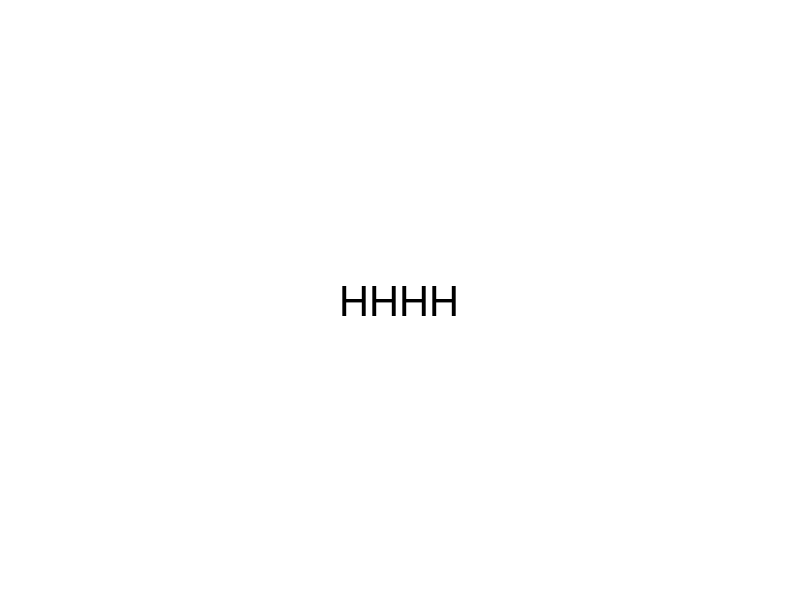

This figure's MATLAB source: (Note: this script raises an error after producing the figure.)
%=============================================================================
% Copyright (c) 2016-present Allan CORNET (Nelson)
%=============================================================================
% This file is part of Nelson.
%=============================================================================
% LICENCE_BLOCK_BEGIN
% SPDX-License-Identifier: LGPL-3.0-or-later
% LICENCE_BLOCK_END
%=============================================================================
% <--ADV-CLI MODE-->
%=============================================================================
% A point is 96/72 pixel whatever the screen dpi and the render path.
%=============================================================================
% a FontUnits change converts FontSize and keeps the size of the drawn text
f = figure('Position', [100 100 500 300], 'Color', [1 1 1]);
ax = axes('Parent', f, 'Position', [0 0 1 1], 'Visible', 'off', 'XLim', [0 1], 'YLim', [0 1]);
t = text(0.5, 0.5, 'HHHH', 'Parent', ax, 'FontSize', 30, 'Color', [0 0 0], ...
  'HorizontalAlignment', 'center');
drawnow();
inkPoints = inkSize(f);
t.FontUnits = 'pixels';
assert_isapprox(t.FontSize, 40, 1e-9);
drawnow();
assert_istrue(all(abs(inkSize(f) - inkPoints) <= 2));
close(f);
%=============================================================================
% a marker of an axes in a uipanel has the same size in a shown and in a hidden figure
sizes = zeros(2, 2);
visible = {'on', 'off'};
for k = 1:2
  f = figure('Visible', visible{k}, 'Position', [100 100 500 300], 'Color', [1 1 1]);
  p = uipanel('Parent', f, 'Position', [0 0 1 1], 'BackgroundColor', [1 1 1], ...
    'BorderType', 'none');
  ax = axes('Parent', p, 'Position', [0 0 1 1], 'Visible', 'off', 'XLim', [0 1], 'YLim', [0 1]);
  line(0.5, 0.5, 'Parent', ax, 'Marker', 's', 'MarkerSize', 30, 'MarkerFaceColor', [0 0 0], ...
    'MarkerEdgeColor', [0 0 0], 'LineStyle', 'none');
  drawnow();
  sizes(k, :) = inkSize(f);
  close(f);
end
assert_istrue(all(abs(sizes(1, :) - sizes(2, :)) <= 3));
% the square is drawn smaller than its 30 points (40 pixels) box
assert_istrue(all(sizes(:) > 25 & sizes(:) < 42));
%=============================================================================
% the frame of a figure, shown or hidden, scales text, lines and markers together, whatever
% the display scale: sizes are compared in figure pixels
figureSize = [500 300];
for k = 1:2
  [f, ax] = bareFigure(visible{k}, figureSize);
  t = text(0.5, 0.5, 'HHHH', 'Parent', ax, 'FontSize', 30, 'Color', [0 0 0], ...
    'HorizontalAlignment', 'center');
  ink = figurePixels(f, figureSize);
  t.Units = 'pixels';
  extent = t.Extent;
  assert_istrue(ink(1) > 0.85 * extent(3) && ink(1) < 1.05 * extent(3));
  close(f);
  [f, ax] = bareFigure(visible{k}, figureSize);
  line([0.2 0.8], [0.5 0.5], 'Parent', ax, 'LineWidth', 9, 'Color', [0 0 0]);
  ink = figurePixels(f, figureSize);
  assert_istrue(abs(ink(2) - 9 * 96 / 72) <= 1.2);
  close(f);
  [f, ax] = bareFigure(visible{k}, figureSize);
  line(0.5, 0.5, 'Parent', ax, 'Marker', 's', 'MarkerSize', 30, 'MarkerFaceColor', [0 0 0], ...
    'MarkerEdgeColor', [0 0 0], 'LineStyle', 'none');
  ink = figurePixels(f, figureSize);
  assert_istrue(all(abs(ink - sizes(2, :)) <= 3));
  close(f);
end
%=============================================================================
function [f, ax] = bareFigure(visible, figureSize)
  f = figure('Visible', visible, 'Position', [100 100 figureSize], 'Color', [1 1 1]);
  ax = axes('Parent', f, 'Position', [0 0 1 1], 'Visible', 'off', 'XLim', [0 1], 'YLim', [0 1]);
end
%=============================================================================
% ink size of the capture, brought back to the pixels of the figure
function wh = figurePixels(f, figureSize)
  drawnow();
  frame = getframe(f);
  ink = all(frame.cdata < 128, 3);
  [rows, cols] = find(ink);
  assert_isfalse(isempty(cols));
  wh = [max(cols) - min(cols), max(rows) - min(rows)] + 1;
  wh = wh .* figureSize ./ [size(frame.cdata, 2), size(frame.cdata, 1)];
end
%=============================================================================
function wh = inkSize(f)
  frame = getframe(f);
  ink = all(frame.cdata < 128, 3);
  [rows, cols] = find(ink);
  assert_isfalse(isempty(cols));
  wh = [max(cols) - min(cols), max(rows) - min(rows)] + 1;
end
%=============================================================================
